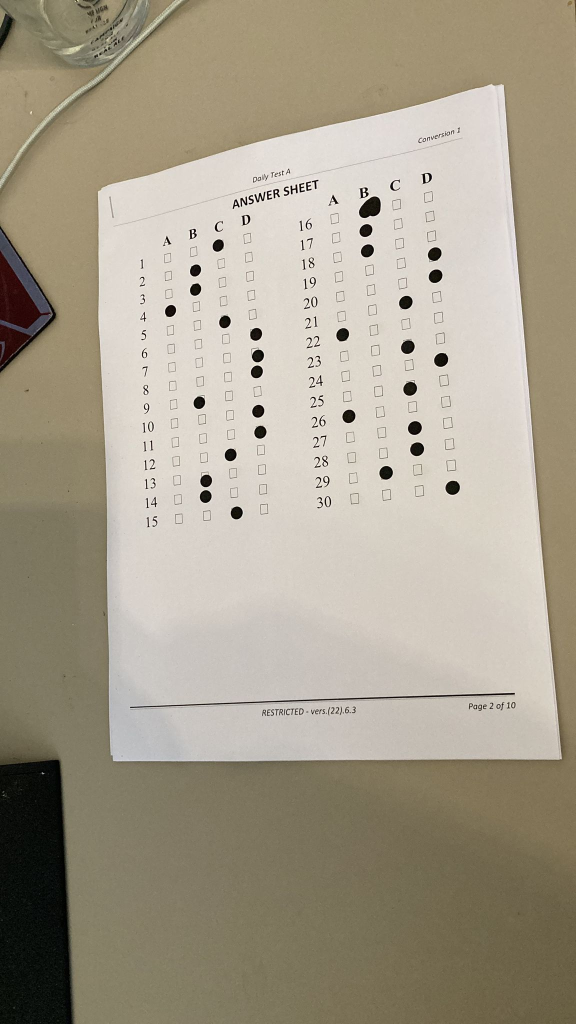
#> input picture images/test-answer.jpeg, 1152 x 2048 px (shown at 1/2 size)
$ python find_checkboxes4.py
#> lines starting #> are read from the running program, lines starting #| are printed output that depends on the picture; after the words box and inside, x2 and y2 are one past the last pixel; in counts of white or black regions, pixels touching at a corner belong together
### find_checkboxes3.py
from collections import Counter
from functools import partial, reduce
from itertools import combinations
from math import floor

import cv2
import imutils
import numpy as np
from imutils.perspective import four_point_transform
from matplotlib import pyplot as plt
from scipy.spatial.distance import cdist
from sklearn.cluster import BisectingKMeans, KMeans
from sklearn.metrics import silhouette_score
from sklearn.mixture import GaussianMixture

from feature_alignment import align_images
from mark import k_means

# bgr
BLACK = (0, 0, 0)
GREEN = (50, 205, 50)
RED = (0, 0, 255)
BLUE = (255, 191, 0)
YELLOW = (0, 255, 255)


def resize_with_aspect_ratio(image, width=None, height=None, inter=cv2.INTER_AREA):
    dim = None
    (h, w) = image.shape[:2]

    if width is None and height is None:
        return image
    if width is None:
        r = height / float(h)
        dim = (int(w * r), height)
    else:
        r = width / float(w)
        dim = (width, int(h * r))

    return cv2.resize(image, dim, interpolation=inter)


# [12 lines left out: functions show_image, coordinate_image, not called in this run]


def warp_perspective(edged, *images):
    cnts = cv2.findContours(edged.copy(), cv2.RETR_EXTERNAL,
                            cv2.CHAIN_APPROX_SIMPLE)
    cnts = imutils.grab_contours(cnts)
    docCnt = None

    # ensure that at least one contour was found
    if len(cnts) > 0:
        # sort the contours according to their size in
        # descending order
        cnts = sorted(cnts, key=cv2.contourArea, reverse=True)

        # loop over the sorted contours
        for c in cnts:
            # approximate the contour
            peri = cv2.arcLength(c, True)
            approx = cv2.approxPolyDP(c, 0.02 * peri, True)

            # if our approximated contour has four points,
            # then we can assume we have found the paper
            if len(approx) == 4:
                docCnt = approx
                break
    # apply a four point perspective transform to both the
    # original image and grayscale image to obtain a top-down
    # birds eye view of the paper
    results = [four_point_transform(image, docCnt.reshape(4, 2)) for image in images]
    if len(results) == 1:
        return  results[0]
    return results

def get_grid(image, expected_ratio=None):  # expected_ratio=used to be 1.208
    gray = cv2.cvtColor(image, cv2.COLOR_BGR2GRAY)
    blurred = cv2.GaussianBlur(gray, (3, 3), 0)
    canny = cv2.Canny(blurred, 120, 255, 1)
    min_fill = np.percentile(canny, 1)

    # Find contours
    cnts = cv2.findContours(canny, cv2.RETR_EXTERNAL, cv2.CHAIN_APPROX_SIMPLE)
    cnts = cnts[0] if len(cnts) == 2 else cnts[1]

    # Iterate thorugh contours and draw rectangles around contours
      # area is 700 for a4
     # 5 for a4
    grid = []
    i = 0
    for c in cnts:
        r = cv2.boundingRect(c)
        x, y, w, h = r
        if expected_ratio is not None:
            buff = 1
            min_ratio = (h - buff) / (w + buff)
            max_ratio = (h + buff) / max([w - buff, 1])
            correct_size = (expected_ratio <= max_ratio) & (expected_ratio >= min_ratio)
        else:
            correct_size = True
        if correct_size:
            inner_half = shrink_box(r, 0.5)
            if np.prod(inner_half[-2:]) > 1:
                if (cutout_box(canny, inner_half) > min_fill).mean() < 0.01:
                    grid.append(r)
                    # cv2.rectangle(image, (x, y), (x + w, y + h), RED, 2)
                    # cv2.putText(image, str(i), (x, y), cv2.FONT_HERSHEY_SIMPLEX, 1., RED)
                    i += 1
    # show_image('im', image)
    return np.asarray(grid)


# [94 lines left out: functions split_sections, regularise_grid, overlapped_1d, contains, order_grid, not called in this run]


def shrink_box(box, fraction=1.):
    """
    Takes an array of (x, y, w, h) and shrinks their size by %
    """
    x, y, w, h = box
    w1 = int(floor(w * fraction))
    h1 = int(floor(h * fraction))
    diffx = w - w1
    diffy = h - h1
    return x + (diffx // 2), y + (diffy // 2), w1, h1


# [8 lines left out: function order_sections, not called in this run]


def cutout_box(image, box):
    x, y, w, h = box
    return image[y:y+h, x:x+w]

def measure_box(image, box, shrink=1.):
    box = shrink_box(box, shrink)
    return 1 - (cutout_box(image, box).mean() / 255)


# [39 lines left out: functions decide_row, binary_image, not called in this run]

def mark_section(binary_image, section, mistake_threshold=0.8, blank_threshold=0.1, shrink=1.):
    answers, valids = zip(*[decide_row(binary_image, row, mistake_threshold, blank_threshold, shrink) for row in section])
    return np.asarray(answers), np.asarray(valids)


# [113 lines left out: functions present_section, cluster_boxes, test_separate, test_consistent, break_into_sections, extract_sections and 1 more, not called in this run]


def overlay_images(a, b):
    return cv2.addWeighted(a, 0.5, b, 0.5, 0)


# [21 lines that do not run on import are left out]
    # overlay = overlay_images(answer_image, calibration_image)
    # show_image('overlay', overlay)
    # show_image('cal', calibration_image)


    # take calibration pdf
    # 4-point transform paper
    # attempt to align double-sided
    # attempt to align single-sided
    # read grid


    #
    # mark_image(sections, 0.8, student_image, 'marked')

    # gray = cv2.cvtColor(image, cv2.COLOR_BGR2GRAY)
    # blurred = cv2.GaussianBlur(gray, (3, 3), 0)
    # canny = cv2.Canny(blurred, 120, 255, 1)

### find_checkboxes4.py
import matplotlib.pyplot as plt
import numpy as np

from find_checkboxes3 import *
import networkx as nx


def find_consistent_boxes(X):
    dists = np.zeros((len(X), len(X)), dtype=bool)
    for i, box1 in enumerate(X):
        for j, box2 in enumerate(X):
            if i == j:
                dists[i, j] = True
            spec_dist = (box1[2:] - box2[2:])
            dists[i, j] = np.sum(spec_dist**2.) <= 2
    count_similar = np.sum(dists, axis=0)
    return X[np.where(count_similar == count_similar.max())[0]]

def find_consistent_separations(X):
    xdists = cdist(X[:, :1], X[:, :1])
    ydists = cdist(X[:, 1:2], X[:, 1:2])
    xdists[xdists <= 1] = np.nan
    ydists[ydists <= 1] = np.nan
    x = Counter(np.nanmin(xdists, axis=0)).most_common(1)[0][0]
    y = Counter(np.nanmin(ydists, axis=0)).most_common(1)[0][0]
    return x, y


def factors(n, start=1):
    return set(reduce(list.__add__, ([i, n//i] for i in range(start, int(n**0.5) + 1) if n % i == 0)))

def factor_pairs(n, start=1):
    fs = factors(n, start)
    return {(f, n//f) for f in fs}

# [11 lines of commented-out code are left out]

def optimise_bins(X, lims, start, nlimit=1000):
    prev_edges = lims
    for n in range(start, nlimit):
        hist, edges = np.histogram(X, n, lims)  # last bin is inclusive interval, all others are right-exclusive
        if np.any(hist == 0):  # return previous bins when there is an empty bin in the current ones
            return prev_edges
        prev_hist, prev_edges = hist, edges
    raise ValueError(f"Cannot find a grid < {nlimit} cells which encompasses the data")

def optimise_grid(X, xlims, ylims, nlimit=1000):
    """Given a set bounding rect, find the lowest number of bins such that each bins is either empty
       or has 1 occupant"""
    xbins = optimise_bins(X[:, 0], xlims, 2, nlimit)  # there must be at least 2 questions
    ybins = optimise_bins(X[:, 1], ylims, 1, nlimit)
    return xbins, ybins


def infer_grids(X):
    x, y = find_consistent_separations(X)
    dists = cdist(X[:, :2], X[:, :2])
    maxdiag = np.sqrt((x+1)**2 + (y+1)**2)
    mindiag = np.sqrt((x-1)**2 + (y-1)**2)
    diagmask = (dists < maxdiag) & (mindiag < dists)
    xmask = (x+1 > dists) & (dists > x-1)
    ymask = (y+1 > dists) & (dists > y-1)
    legal = np.where(diagmask | xmask | ymask)
    G = nx.Graph()
    G.add_edges_from(zip(*legal))
    islands = map(list, nx.connected_components(G))
    ordered_islands = []
    for island in islands:
        points = X[island]
        w, h = X[island][:, 2:].mean(axis=0).astype(int)
        xlims = points[:, 0].min() - w/2, points[:, 0].max() + w/2
        ylims = points[:, 1].min() - h/2, points[:, 1].max() + h/2
        xedges, yedges = optimise_grid(points, xlims, ylims)
        xbinned = np.digitize(points[:, 0], xedges)
        ybinned = np.digitize(points[:, 1], yedges)
        xbins = [points[xbinned == b, 0].mean() for b in range(0, len(xbinned)+1) if np.any(xbinned == b)]
        ybins = [points[ybinned == b, 1].mean() for b in range(0, len(ybinned)+1) if np.any(ybinned == b)]
        grid = np.asarray([[[x, y, w, h] for x in xbins] for y in ybins])
        ordered_islands.append(grid)
    ordered_islands.sort(key=lambda x: tuple(x[0, 0, :2]))
    return ordered_islands


if __name__ == '__main__':
    answer_image = cv2.imread("images/test-answer.jpeg")
#> answer_image is the input picture: shape (2048, 1152, 3); mean B, G, R 140.8, 158.4, 166.8
    calibration_image = cv2.imread("images/corrections/Initial 2 - A-1.jpg")
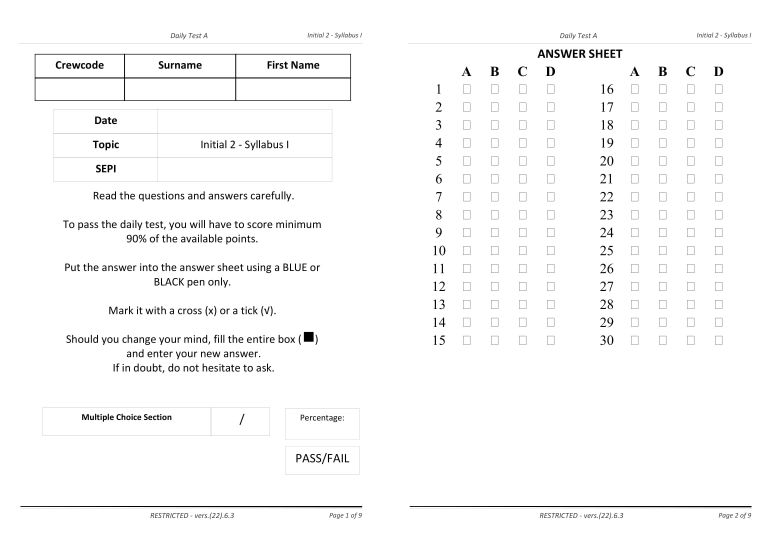
#> input picture images/corrections/Initial 2 - A-1.jpg, 2337 x 1653 px (shown at 1/3 size)
#> calibration_image is the input picture: shape (1653, 2337, 3); min 0, max 255, mean 249.5
    student_image = cv2.imread("images/corrections/Initial 2 - A-1 - marked.jpg")
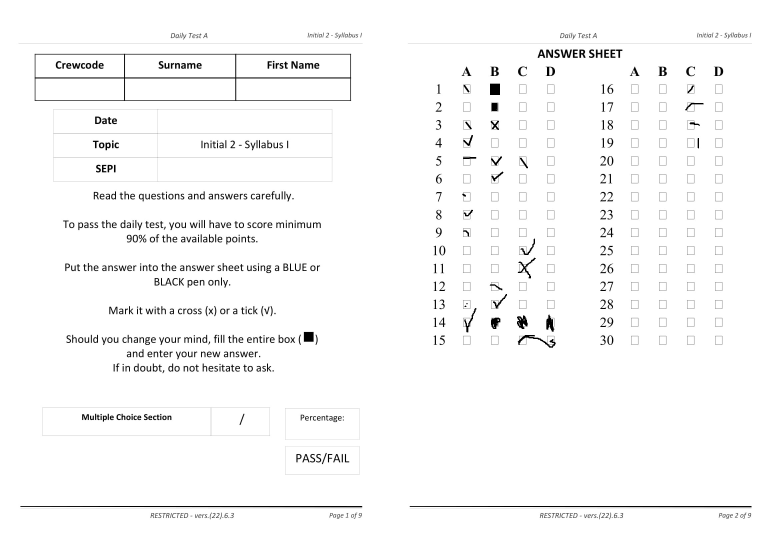
#> input picture images/corrections/Initial 2 - A-1 - marked.jpg, 2337 x 1653 px (shown at 1/3 size)
#> student_image is the input picture: shape (1653, 2337, 3); min 0, max 255, mean 248.9
    calibration_image = resize_with_aspect_ratio(calibration_image[:, calibration_image.shape[1]//2:], answer_image.shape[1])
    student_image = resize_with_aspect_ratio(student_image[:, student_image.shape[1]//2:], answer_image.shape[1])
    gray = cv2.cvtColor(answer_image, cv2.COLOR_BGR2GRAY)
    blurred = cv2.GaussianBlur(gray, (3, 3), 0)
    canny = cv2.Canny(blurred, 120, 255, 1)
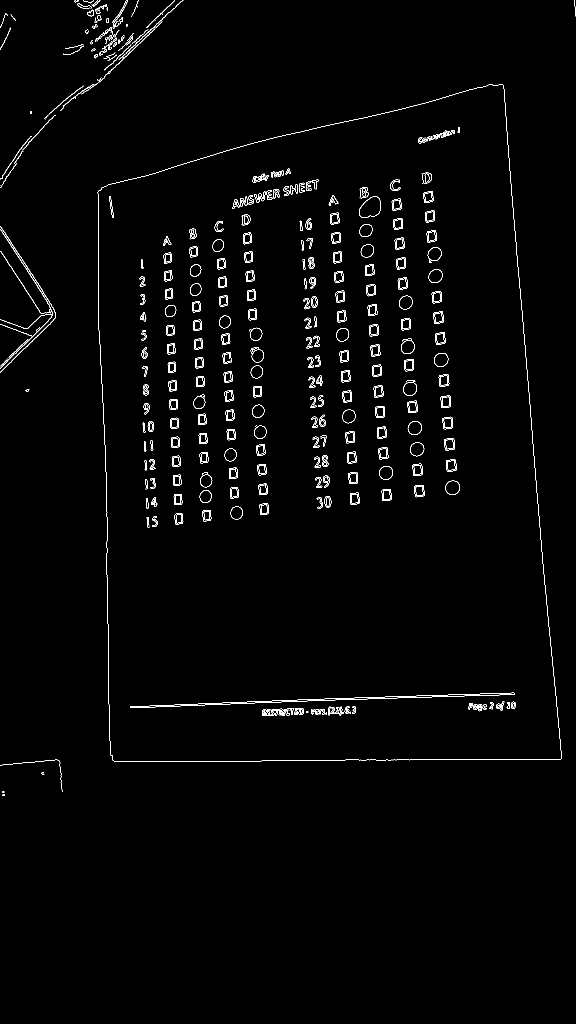
#> canny: shape (2048, 1152) (shown at 1/2 size); 1.4% white in thin lines or dots, all inside (x1, y1, x2, y2) = (0, 0, 1151, 1592)
    answer_image = warp_perspective(canny, answer_image)
#> in warp_perspective, `cnts = cv2.findContours(edged.copy(), cv2.RETR_EXTERNAL, cv2.CHAIN_APP..`: cnts = 75 contours, 47 with area under 20; largest, box (x1, y1, x2, y2) and area: (195, 168, 1124, 1523) 1077829, (0, 458, 106, 737) 334, (0, 452, 112, 745) 204, (163, 34, 328, 189) 186, (0, 502, 102, 627) 82
#> the loop in warp_perspective, `for c in cnts:` made 1 pass
#> (peri, docCnt) on pass 1: (4372, [[1004, 168], [196, 382], [226, 1521], [1123, 1517]])
#> in warp_perspective, `results = [four_point_transform(image, docCnt.reshape(4, 2)) for image..`: results = 1 item

    grid = find_consistent_boxes(get_grid(calibration_image))
#> in get_grid, `canny = cv2.Canny(blurred, 120, 255, 1)`:
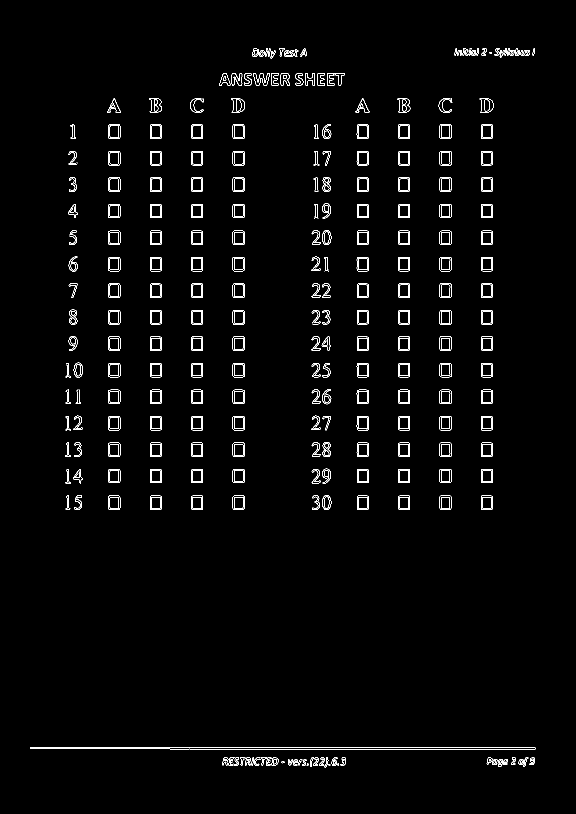
#> canny: shape (1628, 1152) (shown at 1/2 size); 1.9% white in thin lines or dots, all inside (x1, y1, x2, y2) = (60, 96, 1071, 1535)
#> in get_grid, `min_fill = np.percentile(canny, 1)`: min_fill = 0
#> in get_grid, `cnts = cv2.findContours(canny, cv2.RETR_EXTERNAL, cv2.CHAIN_APPROX_SIM..`: cnts = 269 contours, 44 with area under 20; largest, box (x1, y1, x2, y2) and area: (60, 1494, 1071, 1499) 2978, (879, 302, 903, 331) 638, (879, 885, 903, 914) 638, (879, 832, 903, 861) 638, (879, 567, 903, 596) 638
#> the loop in get_grid, `for c in cnts:` made 269 passes
#> (c, r, w1 in shrink_box, h1 in shrink_box) on pass 2: ([[675, 1527], [675, 1530], [677, 1530], [677, 1527]], (675, 1527, 3, 4), 1, 2)
#> (r, w1 in shrink_box, h1 in shrink_box, diffx in shrink_box) on passes 1, 3, 4, 5, 6, 7: ((657, 1528, 4, 3), 2, 1, 2), ((613, 1527, 4, 4), 2, 2, 2), ((563, 1523, 6, 4), 3, 2, 3), ((604, 1519, 9, 13), 4, 6, 5), ((596, 1519, 9, 12), 4, 6, 5), ((586, 1519, 10, 13), 5, 6, 5)
#> in find_consistent_boxes, `dists = np.zeros((len(X), len(X)), dtype=bool)`: dists: shape (126, 126) bool; every value is 0
#> the loop in find_consistent_boxes, `for i, box1 in enumerate(X):` made 126 passes
#> box1 on passes 1 to 12: [657, 1528, 4, 3], [675, 1527, 3, 4], [962, 991, 24, 29], [879, 991, 24, 29], [796, 991, 24, 29], [714, 991, 23, 29], [465, 991, 24, 29], [382, 991, 24, 29], [300, 991, 23, 29], [217, 991, 24, 29], [962, 938, 24, 28], [879, 938, 24, 28]
#> after the loop in find_consistent_boxes, `for i, box1 in enumerate(X):`:
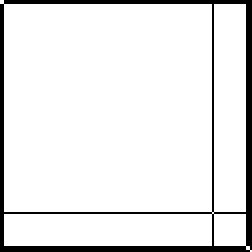
#> dists: shape (126, 126) bool (shown 2 times larger); 90.8% white; 1 black region, box (x1, y1, x2, y2) and area: (0, 0, 126, 126) 1466
    print(grid.shape)
#| (120, 4)

    grid = grid.tolist()
    del grid[0]
    del grid[5]
    del grid[6]
    del grid[7]
    del grid[8]
    del grid[20]
    del grid[21]
    del grid[22]
    grid = np.asarray(grid)
    islands = infer_grids(grid)
#> in find_consistent_separations, `xdists[xdists <= 1] = np.nan`: xdists: shape (112, 112) float64; 12.52% of the values are NaN or infinite; the others: min 82, max 745, mean 342.8
#> in find_consistent_separations, `ydists[ydists <= 1] = np.nan`: ydists: shape (112, 112) float64; 6.81% of the values are NaN or infinite; the others: min 53, max 742, mean 274.4
#> in infer_grids, `diagmask = (dists < maxdiag) & (mindiag < dists)`: diagmask: shape (112, 112) bool; 2.3% white in thin lines or dots
#> in infer_grids, `xmask = (x+1 > dists) & (dists > x-1)`: xmask: shape (112, 112) bool; 0.92% white in thin lines or dots
#> in infer_grids, `ymask = (y+1 > dists) & (dists > y-1)`:
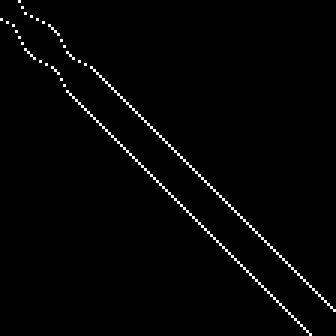
#> ymask: shape (112, 112) bool (shown 3 times larger); 1.6% white in thin lines or dots
    print(islands)
#> (printed output is left out)
    plt.scatter(*grid[:, :2].T, s=1, c='k')
    plt.scatter(*islands[0][0, :, :2].T)
    plt.scatter(*islands[1][1, :, :2].T)
    # [4 lines of commented-out code are left out]
    plt.show()
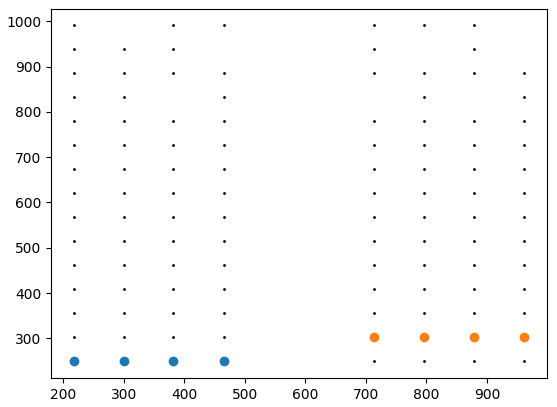
#> figure drawn by matplotlib, 1 panel
